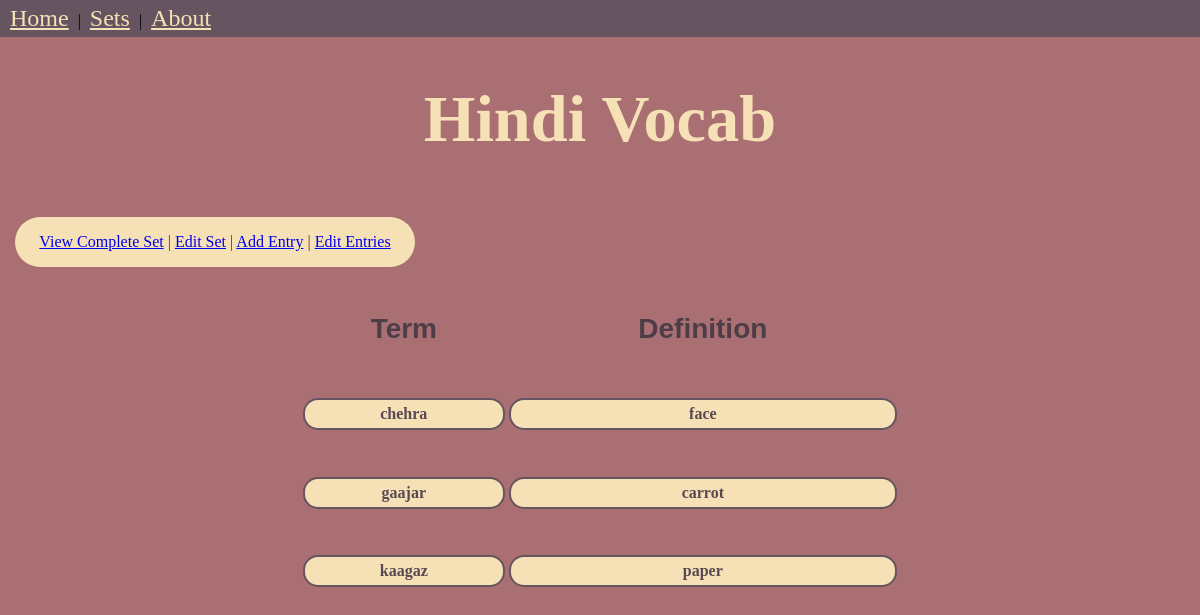
The app's page /sets/viewComplete/13, older data.
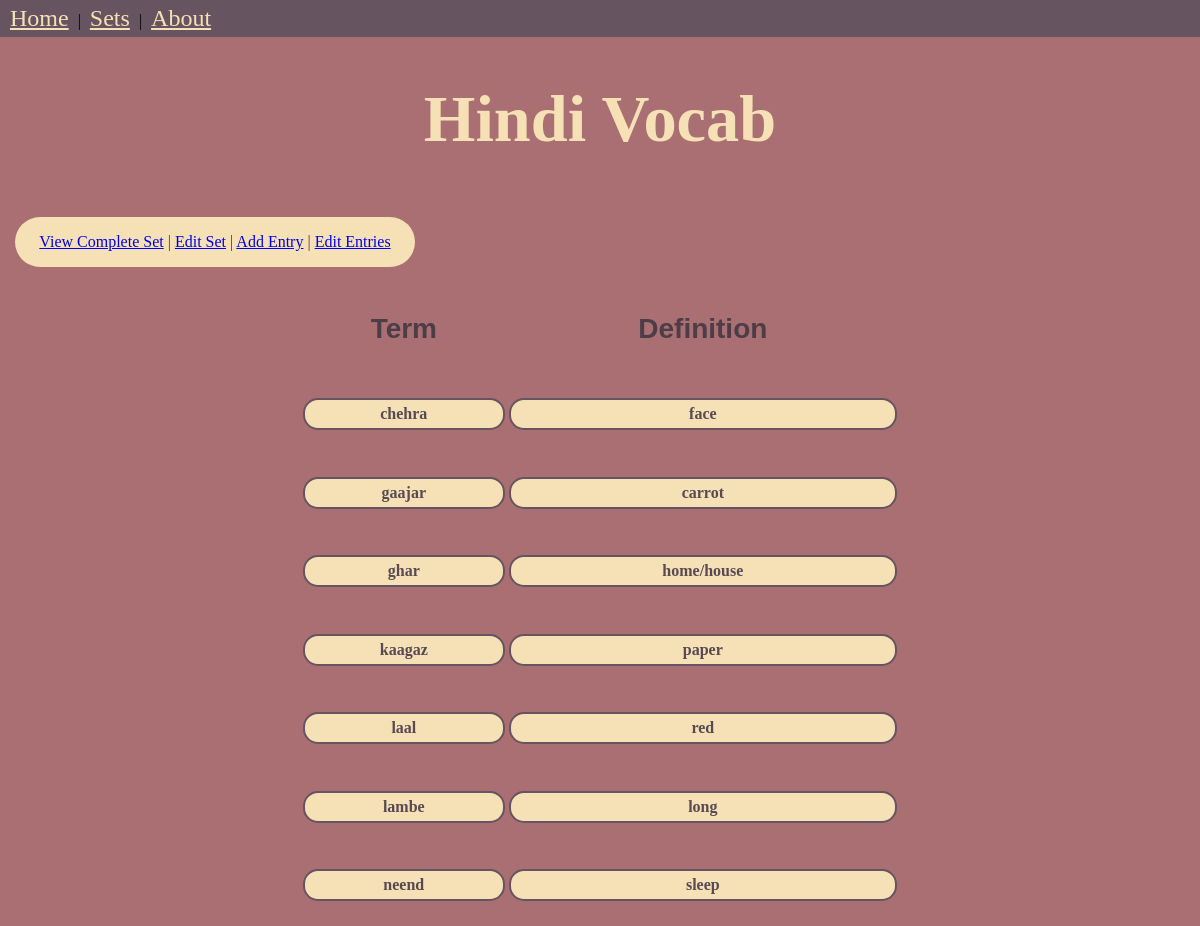
The same page, newer data.
### dict/models.py (models this page shows, shortened)
class Entry(models.Model):
    set = models.ForeignKey(Set, on_delete=models.CASCADE)
    term = models.TextField()
    definition = models.TextField()

### dict/views.py (the view)
# urls.py: re_path(r'sets/viewComplete/(?P<set_id>[\d]+)', views.viewCompleteSet, name='viewCompleteSet'),
def viewCompleteSet(request, set_id):
        set_obj=Set.objects.get(id=set_id)
        entry_list = set_obj.entry_set.order_by("term")
        context = {'set_obj': set_obj, 'entries':entry_list}
        return render (request, 'dictTemplates/viewCompleteSet.html', context)

### dict/models.py (called while the page is built)
    def __str__(self):
        return self.title

### dict/templates/dictTemplates/viewCompleteSet.html (shortened to what this page needs)
<!DOCTYPE html>
<html>
    <head>
        <link rel="stylesheet" href="/static/css/style.css">
    </head>
    <body>
        <div id="navBar">
            <nav>
                <a href="{% url 'Home' %}">Home</a> |
                <a href="{% url 'Sets' %}">Sets</a> |
                <a href="{% url 'About' %}">About</a>
            </nav>
        </div>
        <h1 style="text-align:center">{{set_obj}}</h1>
        <div id="setMenu">
            <a href="{% url 'viewCompleteSet' set_obj.id %}">View Complete Set</a> |
            <a href="{% url 'editSet' set_obj.id %}">Edit Set</a> |
            <a href="{% url 'createEntry' set_obj.id %}">Add Entry</a> |
            <a href="{% url 'editEntries' set_obj.id %}">Edit Entries</a>
        </div>
        <center><table style = "width: 50%">
            <tr>
                <th><h3>Term</h3></th>
                <th><h3>Definition</h3></th>
            </tr>
            {% for entry in entries %}
                <tr>
                    <td><h4> {{entry.term}}</h4></td>
                    <td><h4> {{entry.definition}}</h4></td>
                </tr>
            {%endfor%}
        </table></center>
    </body>
</html>

Row changes from the older to the newer data that the page shows:
added Entry: term "ghar", definition "home/house"
added Entry: term "laal", definition "red"
added Entry: term "lambe", definition "long"
added Entry: term "neend", definition "sleep"
